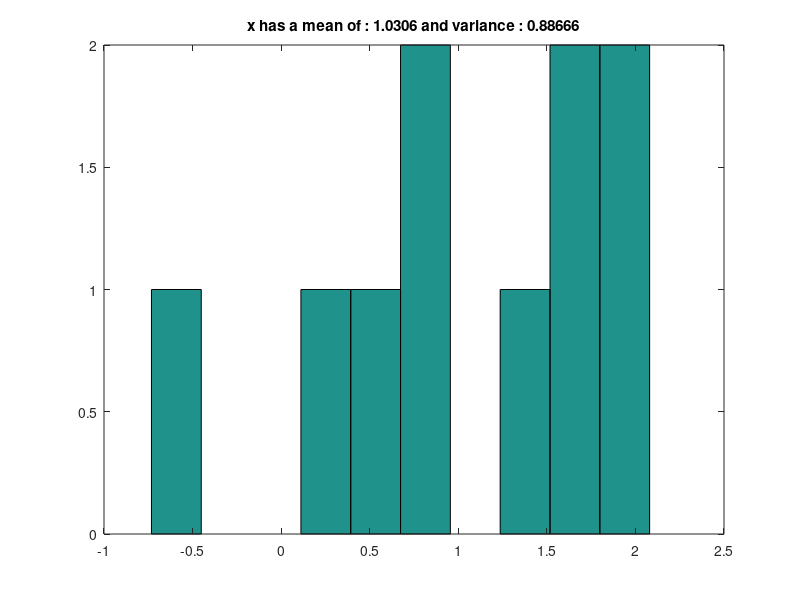
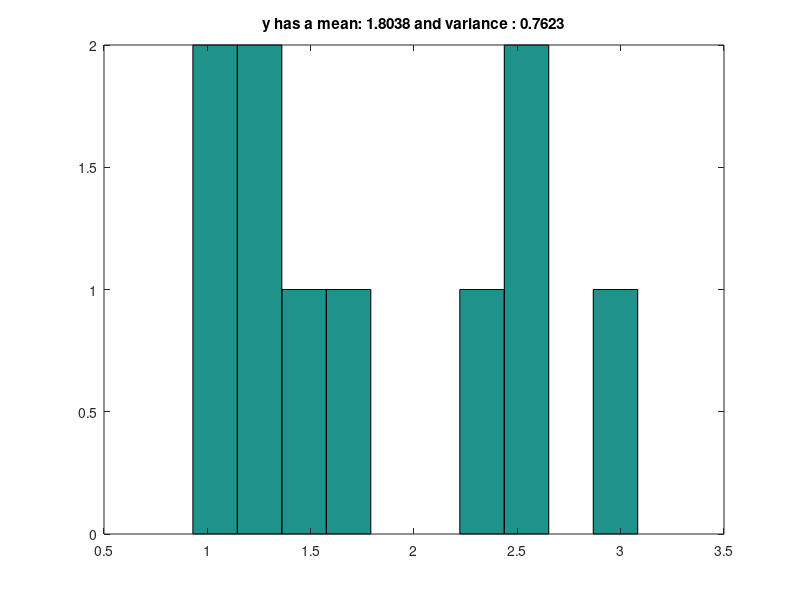

These figures' MATLAB source, in order:
clc
clear
close all
rng default
n=randn(10,1);
x=sqrt(2)*n+1;
mx=mean(x);
sx=std(x);
figure,hist(x)
title(['x has a mean of : ',num2str(mx),' and variance : ',num2str(sx)])
y=1/2*(x.^2+log(2*pi));
my=mean(y);
sy=std(y);
figure,hist(y)
title(['y has a mean: ',num2str(my),' and variance : ',num2str(sy)])